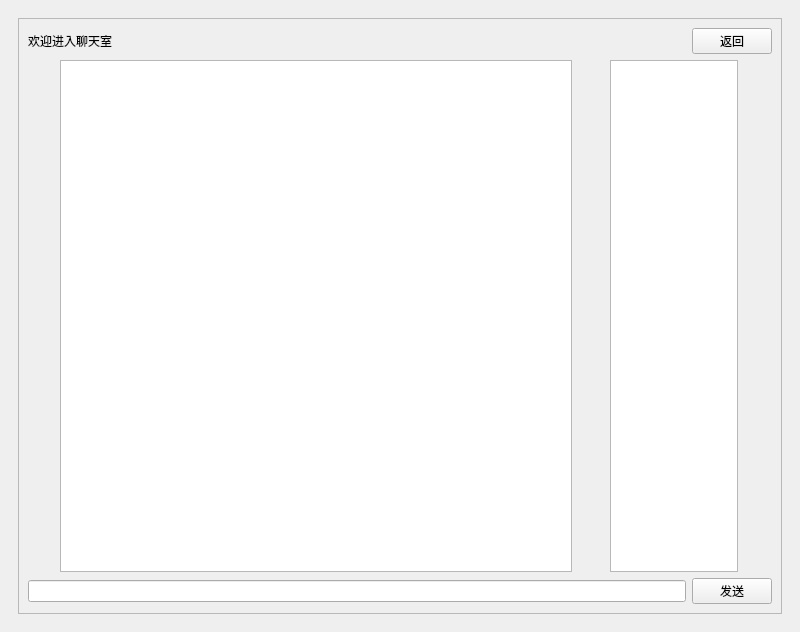
<?xml version="1.0" encoding="UTF-8"?>
<ui version="4.0">
 <class>MainWindow</class>
 <widget class="QMainWindow" name="MainWindow">
  <property name="geometry">
   <rect>
    <x>0</x>
    <y>0</y>
    <width>800</width>
    <height>616</height>
   </rect>
  </property>
  <property name="windowTitle">
   <string>MainWindow</string>
  </property>
  <widget class="QWidget" name="centralwidget">
   <layout class="QGridLayout" name="gridLayout">
    <item row="0" column="1">
     <widget class="QStackedWidget" name="stackedWidget">
      <property name="currentIndex">
       <number>0</number>
      </property>
      <widget class="QWidget" name="PageChat">
       <layout class="QHBoxLayout" name="horizontalLayout_14">
        <item>
         <widget class="QFrame" name="frame">
          <property name="frameShape">
           <enum>QFrame::Shape::StyledPanel</enum>
          </property>
          <property name="frameShadow">
           <enum>QFrame::Shadow::Raised</enum>
          </property>
          <layout class="QVBoxLayout" name="verticalLayout_8">
           <item>
            <layout class="QVBoxLayout" name="verticalLayout_7">
             <item>
              <layout class="QHBoxLayout" name="horizontalLayout_12">
               <item>
                <widget class="QLabel" name="label_3">
                 <property name="text">
                  <string>欢迎进入聊天室</string>
                 </property>
                </widget>
               </item>
               <item>
                <spacer name="horizontalSpacer_11">
                 <property name="orientation">
                  <enum>Qt::Orientation::Horizontal</enum>
                 </property>
                 <property name="sizeHint" stdset="0">
                  <size>
                   <width>40</width>
                   <height>20</height>
                  </size>
                 </property>
                </spacer>
               </item>
               <item>
                <widget class="QPushButton" name="btnLogout">
                 <property name="text">
                  <string>返回</string>
                 </property>
                </widget>
               </item>
              </layout>
             </item>
             <item>
              <spacer name="verticalSpacer_5">
               <property name="orientation">
                <enum>Qt::Orientation::Vertical</enum>
               </property>
               <property name="sizeHint" stdset="0">
                <size>
                 <width>20</width>
                 <height>28</height>
                </size>
               </property>
              </spacer>
             </item>
             <item>
              <layout class="QHBoxLayout" name="horizontalLayout_13">
               <item>
                <widget class="QTextEdit" name="MessageArea">
                 <property name="sizePolicy">
                  <sizepolicy hsizetype="Fixed" vsizetype="Fixed">
                   <horstretch>0</horstretch>
                   <verstretch>0</verstretch>
                  </sizepolicy>
                 </property>
                 <property name="minimumSize">
                  <size>
                   <width>256</width>
                   <height>512</height>
                  </size>
                 </property>
                 <property name="maximumSize">
                  <size>
                   <width>512</width>
                   <height>512</height>
                  </size>
                 </property>
                </widget>
               </item>
               <item>
                <widget class="QListWidget" name="UserList">
                 <property name="sizePolicy">
                  <sizepolicy hsizetype="Fixed" vsizetype="Fixed">
                   <horstretch>0</horstretch>
                   <verstretch>0</verstretch>
                  </sizepolicy>
                 </property>
                 <property name="minimumSize">
                  <size>
                   <width>0</width>
                   <height>512</height>
                  </size>
                 </property>
                 <property name="maximumSize">
                  <size>
                   <width>128</width>
                   <height>512</height>
                  </size>
                 </property>
                </widget>
               </item>
              </layout>
             </item>
             <item>
              <spacer name="verticalSpacer_6">
               <property name="orientation">
                <enum>Qt::Orientation::Vertical</enum>
               </property>
               <property name="sizeHint" stdset="0">
                <size>
                 <width>20</width>
                 <height>17</height>
                </size>
               </property>
              </spacer>
             </item>
             <item>
              <layout class="QHBoxLayout" name="horizontalLayout_11">
               <item>
                <widget class="QLineEdit" name="Message"/>
               </item>
               <item>
                <widget class="QPushButton" name="btnSendMessege">
                 <property name="text">
                  <string>发送</string>
                 </property>
                </widget>
               </item>
              </layout>
             </item>
            </layout>
           </item>
          </layout>
         </widget>
        </item>
       </layout>
      </widget>
      <widget class="QWidget" name="PageLogin">
       <layout class="QVBoxLayout" name="verticalLayout_3">
        <item>
         <layout class="QVBoxLayout" name="verticalLayout_2">
          <item>
           <layout class="QHBoxLayout" name="horizontalLayout_3">
            <item>
             <widget class="QLabel" name="label">
              <property name="styleSheet">
               <string notr="true">font: 16pt &quot;Microsoft YaHei UI&quot;;
color: rgb(0, 255, 127);</string>
              </property>
              <property name="text">
               <string>欢迎来到聊天室</string>
              </property>
             </widget>
            </item>
            <item>
             <spacer name="horizontalSpacer">
              <property name="orientation">
               <enum>Qt::Orientation::Horizontal</enum>
              </property>
              <property name="sizeHint" stdset="0">
               <size>
                <width>148</width>
                <height>20</height>
               </size>
              </property>
             </spacer>
            </item>
           </layout>
          </item>
          <item>
           <layout class="QHBoxLayout" name="horizontalLayout_5">
            <item>
             <spacer name="horizontalSpacer_4">
              <property name="orientation">
               <enum>Qt::Orientation::Horizontal</enum>
              </property>
              <property name="sizeHint" stdset="0">
               <size>
                <width>40</width>
                <height>20</height>
               </size>
              </property>
             </spacer>
            </item>
            <item>
             <layout class="QVBoxLayout" name="verticalLayout">
              <item>
               <spacer name="verticalSpacer">
                <property name="orientation">
                 <enum>Qt::Orientation::Vertical</enum>
                </property>
                <property name="sizeHint" stdset="0">
                 <size>
                  <width>20</width>
                  <height>40</height>
                 </size>
                </property>
               </spacer>
              </item>
              <item>
               <layout class="QHBoxLayout" name="horizontalLayout">
                <item>
                 <widget class="QPushButton" name="btnIPAddress">
                  <property name="text">
                   <string>IP地址</string>
                  </property>
                 </widget>
                </item>
                <item>
                 <widget class="QLineEdit" name="IPAddress"/>
                </item>
               </layout>
              </item>
              <item>
               <layout class="QHBoxLayout" name="horizontalLayout_2">
                <item>
                 <widget class="QPushButton" name="btnNickName">
                  <property name="text">
                   <string>昵称</string>
                  </property>
                 </widget>
                </item>
                <item>
                 <widget class="QLineEdit" name="NickName"/>
                </item>
               </layout>
              </item>
              <item>
               <layout class="QHBoxLayout" name="horizontalLayout_4">
                <item>
                 <spacer name="horizontalSpacer_2">
                  <property name="orientation">
                   <enum>Qt::Orientation::Horizontal</enum>
                  </property>
                  <property name="sizeHint" stdset="0">
                   <size>
                    <width>40</width>
                    <height>20</height>
                   </size>
                  </property>
                 </spacer>
                </item>
                <item>
                 <widget class="QPushButton" name="btnLogin">
                  <property name="text">
                   <string>登录</string>
                  </property>
                 </widget>
                </item>
                <item>
                 <spacer name="horizontalSpacer_3">
                  <property name="orientation">
                   <enum>Qt::Orientation::Horizontal</enum>
                  </property>
                  <property name="sizeHint" stdset="0">
                   <size>
                    <width>40</width>
                    <height>20</height>
                   </size>
                  </property>
                 </spacer>
                </item>
               </layout>
              </item>
              <item>
               <spacer name="verticalSpacer_2">
                <property name="orientation">
                 <enum>Qt::Orientation::Vertical</enum>
                </property>
                <property name="sizeHint" stdset="0">
                 <size>
                  <width>20</width>
                  <height>40</height>
                 </size>
                </property>
               </spacer>
              </item>
             </layout>
            </item>
            <item>
             <spacer name="horizontalSpacer_5">
              <property name="orientation">
               <enum>Qt::Orientation::Horizontal</enum>
              </property>
              <property name="sizeHint" stdset="0">
               <size>
                <width>40</width>
                <height>20</height>
               </size>
              </property>
             </spacer>
            </item>
           </layout>
          </item>
         </layout>
        </item>
       </layout>
      </widget>
     </widget>
    </item>
   </layout>
  </widget>
 </widget>
 <resources/>
 <connections/>
</ui>
